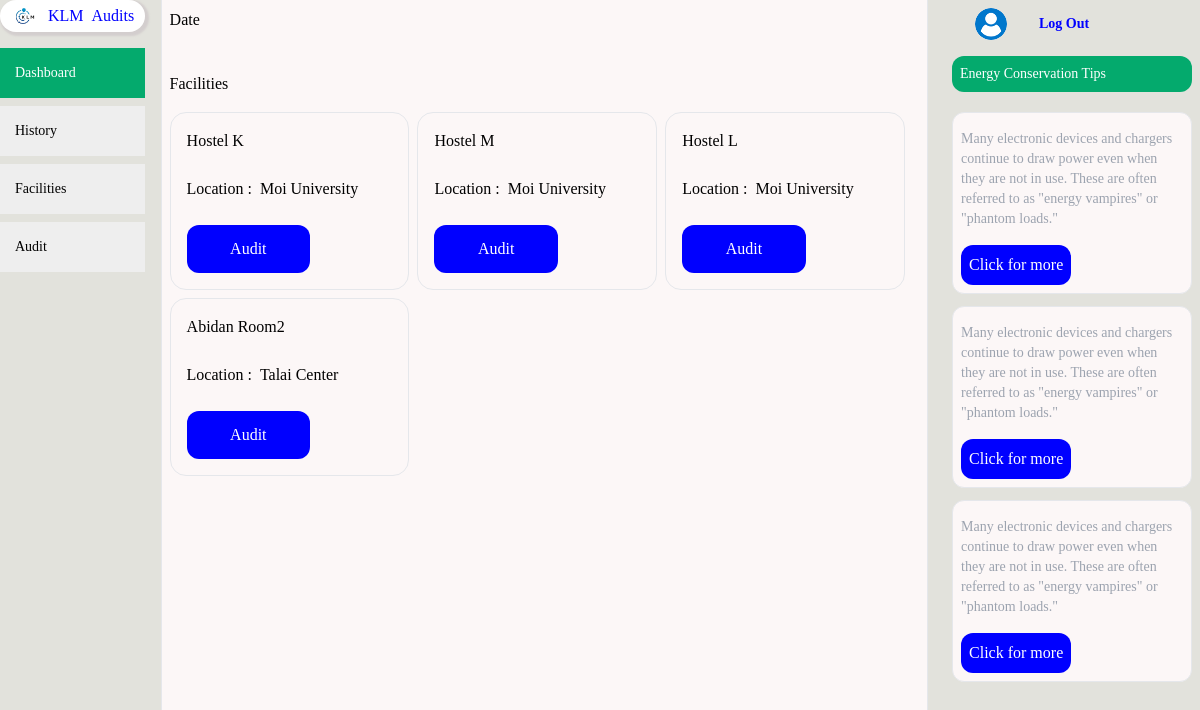
/audits/doAudit/ (signed in), run on an earlier commit of the app's database.
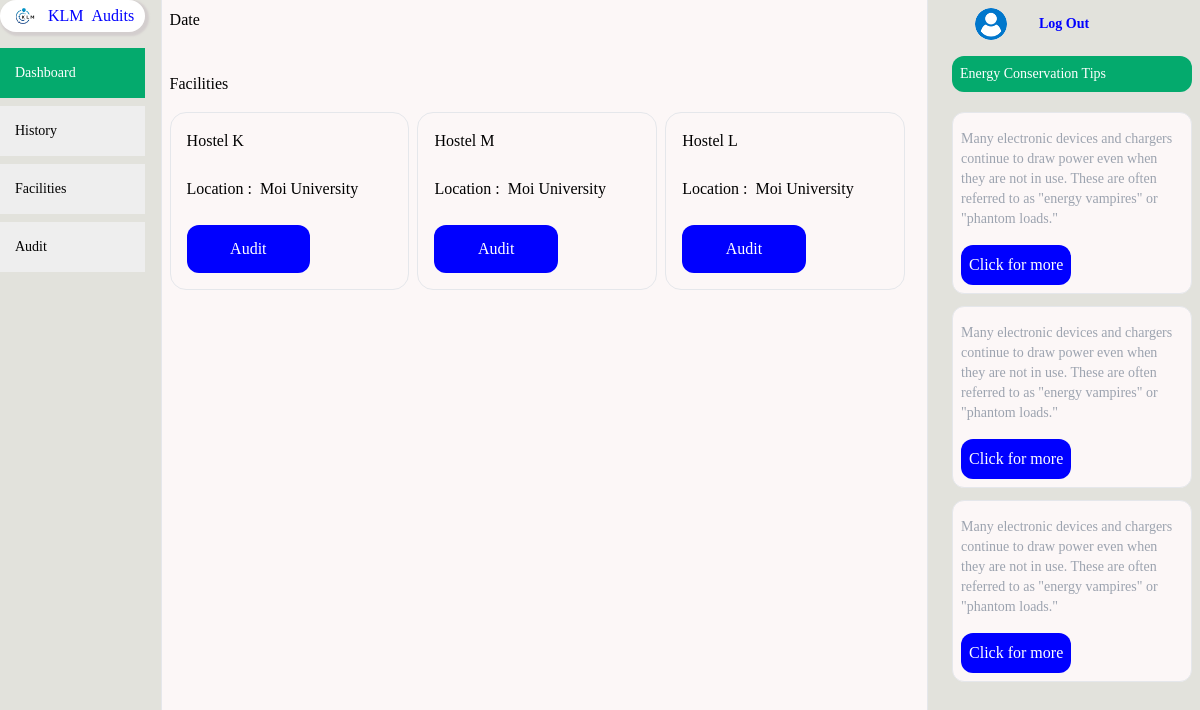
And on a later commit of the database.
### auditApp/models.py (models this page shows)
class Facility(models.Model):
    user = models.ForeignKey(UserAccount, on_delete=models.CASCADE,default=1)
    name = models.CharField(max_length=100)
    location = models.CharField(max_length=100)

### auditApp/views.py (the view)
# urls.py: path('doAudit/',views.do_audit,name='doaudit'),
def do_audit(request):
    message=""
    today=date.today()
    facilities=Facility.objects.filter(user=request.user)
    context={
        'date':today,
        'facilities':facilities,
        'message':message,
    }
    return render(request,'auditApp/doaudit.html',context)

### templates/auditApp/doaudit.html (shortened to what this page needs)
{% extends "base.html" %}
{% load static %}
{% block content %}
<div class='bg-[#191a22] text-black'>
    <div class='flex flex-col md:flex-row gap-4'>
      {% include "../components/sidebar.html" %}
          <div class='md:w-[90%] '>
            <div class='flex flex-col md:flex-row  gap-4'>
                <div class='p-2 flex flex-col gap-8 md:w-[75%]  border-r border-l  border-gray-600' >
                  <div class='flex flex-row justify-between '>
                      <div>
                          <p>Date </p>
                      </div>
                      <div class='flex flex-row gap-4 items-center'>
                      </div>
                  </div>
                  <div class='flex mt-2 flex-col gap-4'>
                    <div class='flex flex-col gap-8'>
                      <p>Facilities</p>
                    </div>
                    {% if facilities %}
                    <div class='flex flex-wrap gap-2'>
                        {% for facility in facilities %}
                        <div class='p-4 flex flex-col gap-4 border border-gray-600  rounded-2xl md:w-[32%]'>
                            <div class='flex flex-row gap-4'>
                                <p>{{facility.name}}</p>
                            </div>
                            <div class='flex flex-row'>
                                <p class=' py-2'>
                                    Location :
                                </p>
                                <p class='px-2 py-2'>{{facility.location}} </p>
                            </div>
                            <a href='{% url "audits:facilityAudit" facility.id %} '
                             class='p-3 login w-[60%] rounded-xl text-white' >
                                Audit
                            </a>
                        </div>
                        {% endfor %}
                    </div>
                    {% else %}
                    <p>No Facilities Yet</p>
                    {% endif %}
                  </div>
                </div>
                <div class='p-2 md:h-screen md:w-[25%]' >
                    {% include "../components/rightbar.html" %}
                </div>
            </div>
          </div>
    </div>
  </div>
{% endblock %}

What changed in the data, as far as the page shows it:
removed Facility: name "Abidan Room2", location "Talai Center"
